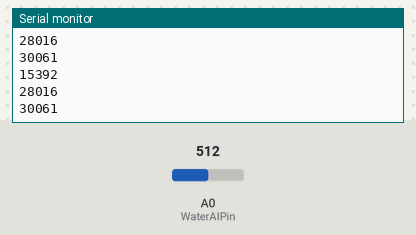
Simulated run of this sketch. Board: Arduino Uno, built with avr-gcc and run on an emulated ATmega328P. On the bench: the last lines printed to the serial monitor. Inputs (shaded band) come from the test bench; at power-on: A0 (WaterAIPin) = 512.

Above: at 1.2 s.
1.3 s: A0 (WaterAIPin) set to 716
At 1.57 s:
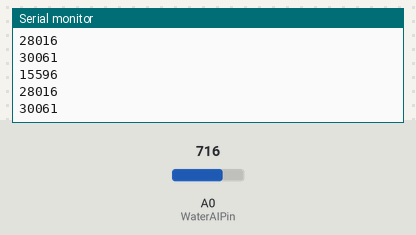
2.8 s: A0 (WaterAIPin) set to 900
At 2.98 s:
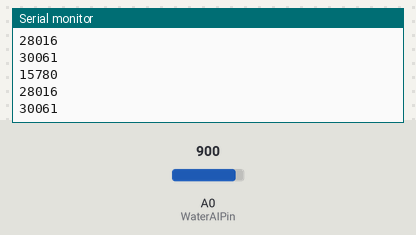
Timing chart, 0 to 5.8 s (numbered marks = the images above; inputs shaded):
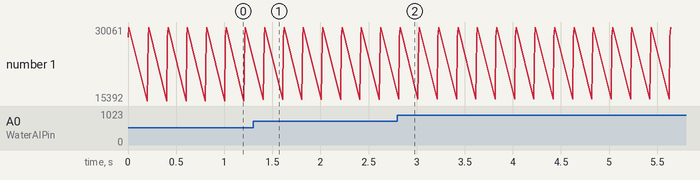

Measured:
- after the input at 1.3 s, the serial monitor: prints a new line after 0.11 s (image 1)
- after the input at 2.8 s, the serial monitor: prints a new line at once (image 2)

The sketch:

irrigation_sensor.ino
```cpp
// MVFS Jake Ross 2019


// Irrigation Sensor
// Designed for a Adafruit Feather development board
// report water, temp,hum


#define WaterAIPin          0
#define WaterDOPin          0
#define MeasureLEDPin       0


void report_temp(){
  Serial.println('Temp');
}
void report_hum(){
  Serial.println('Hum');
}

void report_water(){
  digitalWrite(MeasureLEDPin, HIGH);
  digitalWrite(WaterDOPin, HIGH);
  delay(200);
  int v = analogRead(WaterAIPin);
  digitalWrite(WaterDOPin, LOW);
  digitalWrite(MeasureLEDPin, LOW);
  Serial.println('Water: '+v);
}

void setup() {
  Serial.begin(9600);
  // put your setup code here, to run once:
  pinMode(WaterDOPin, OUTPUT);

}

void loop() {
  // put your main code here, to run repeatedly:

  report_temp();
  report_hum();
  report_water();
}
```
